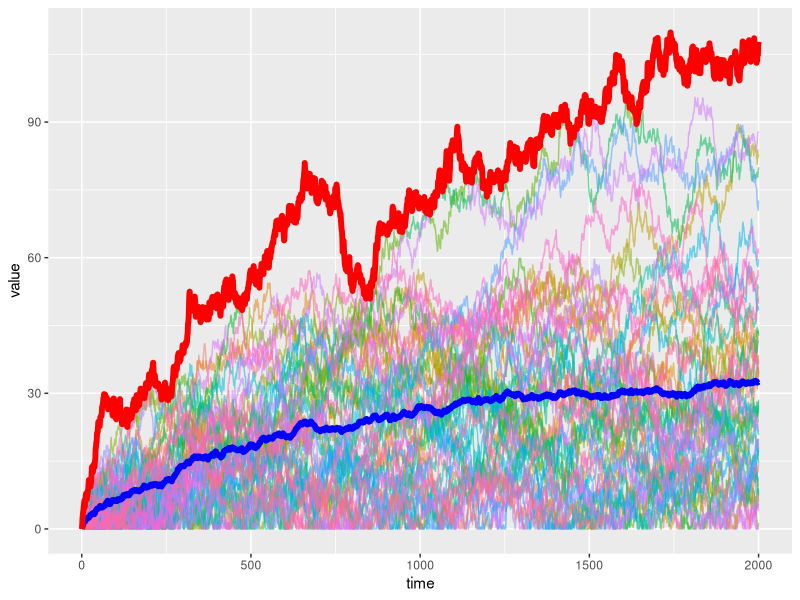

This figure's R source:
## ---- chunk 1
nlineages = 50
ngenerations = 2000
## ---- chunk 2

walk <- function(x, boundary = 0) {
    y <- vector()
    i = 0
    for (a in x) {
        i = i + 1
        b = 0
        if (i > 1) {
            b = tail(y, n = 1) + a
        }
        if (b > boundary) {
            y[i] = b
        } else {
            y[i] = boundary
        }
    }
    
    return(y)
}

D.list <- list()

for (a in 1:nlineages) {
    D.list[[a]] <- walk(rnorm(ngenerations))
}

D <- do.call(cbind.data.frame, c(D.list))

colnames(D) <- 1:ncol(D)

## ---- chunk 3
library(ggplot2)
require(reshape)

D <- cbind(list(time=1:nrow(D)),D)

df <- melt(D ,  id = 'time', variable_name = 'series')

ggplot(df, aes(time,value)) + 
geom_line(aes(colour = series, alpha=0.25)) + 
stat_summary(fun.y = 'mean', colour = 'blue', size = 2, geom = 'line') +
stat_summary(fun.y = 'max', colour = 'red', size = 2, geom = 'line') +
theme(legend.position="none")
